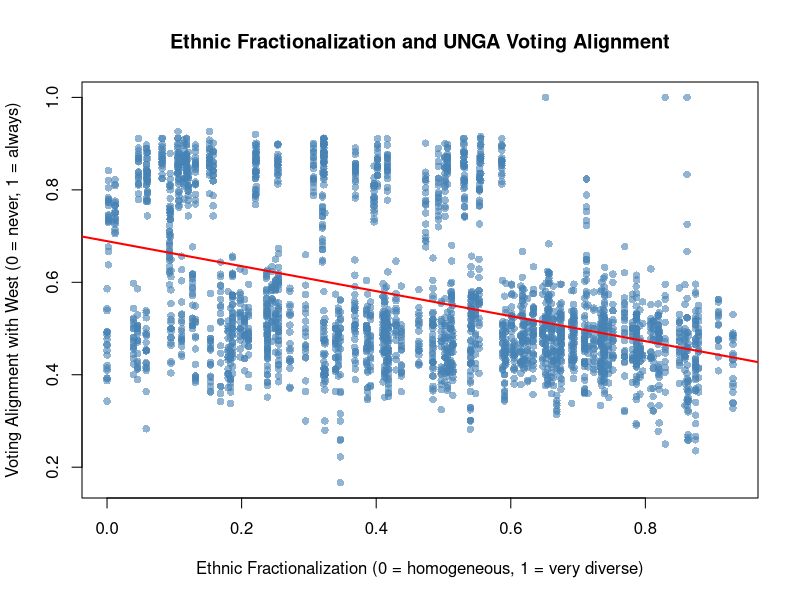

Generate this figure with R:
library(tidyverse)
final_data <- read.csv("final_dataset.csv")

# bivariate analysis/correlation test
cor_result <- cor.test(~ al_ethnic2000 + unga_alignment, data = final_data)
print(cor_result)

# scatterplot with regression line
png("scatterplot.png", width = 900, height = 600, res = 100)

plot(unga_alignment ~ al_ethnic2000, data = final_data,
    xlab = "Ethnic Fractionalization (0 = homogeneous, 1 = very diverse)",
    ylab = "Voting Alignment with West (0 = never, 1 = always)",
    main = "Ethnic Fractionalization and UNGA Voting Alignment",
    pch  = 16,
    col  = adjustcolor("steelblue", alpha = 0.6)) # gradient/transparency for better visibility

abline(lm(unga_alignment ~ al_ethnic2000, data = final_data), col = "red", lwd = 2) # regression line
dev.off()

# inclusion of all variables in the model
model <- lm(unga_alignment ~ al_ethnic2000 + p_polity2 + log_gdp + log_pop, data = final_data)
summary(model)

# saving regression as text and printing to console (for prototyping)
sink("regression_output.txt")
print(summary(model))
sink()
